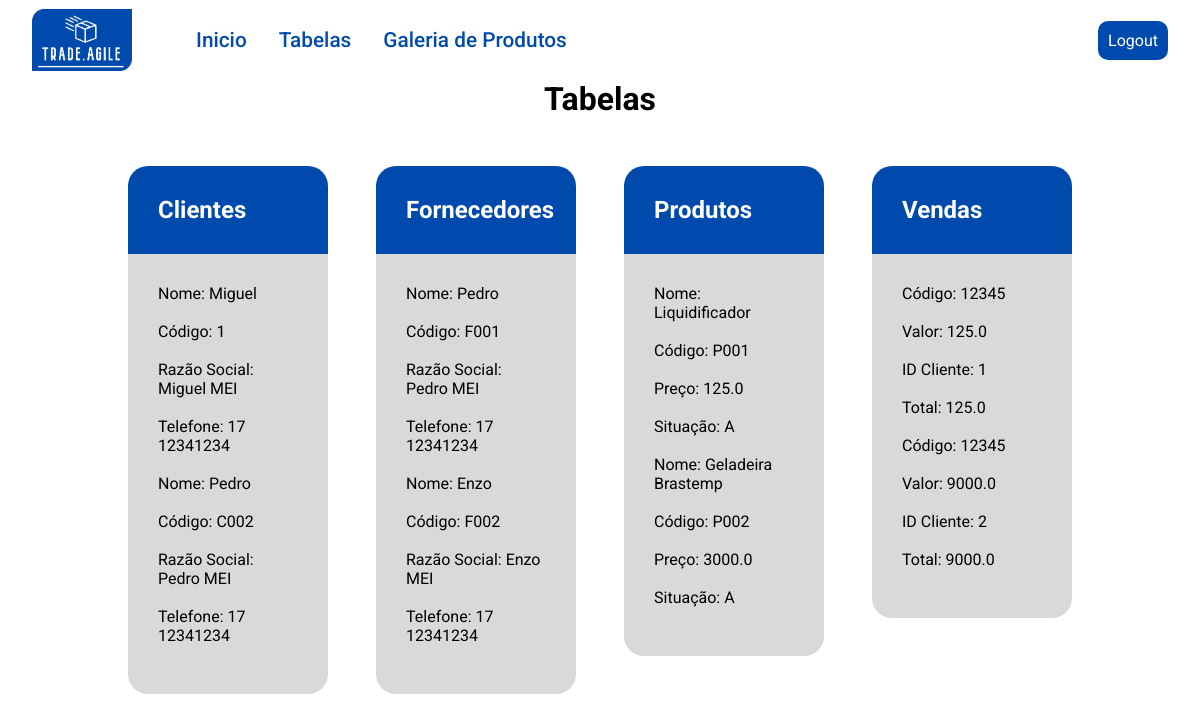
The page /demonstrativo_tabelas/ on the database its author committed.
### trade/models.py (models this page shows)
class Cliente(models.Model):
    idcli = models.AutoField(primary_key=True)  # Chave primária autoincrementada
    codcli = models.CharField(max_length=10)  # Código do cliente
    nomecli = models.CharField(max_length=100)  # Nome do cliente
    razasoccli = models.CharField(max_length=100)  # Razão social do cliente
    datacli = models.DateField()  # Data de cadastro do cliente
    cnpjcli = models.CharField(max_length=20)  # CNPJ do cliente
    fonecli = models.CharField(max_length=20)  # Telefone do cliente
    cidcli = models.CharField(max_length=50)  # Cidade do cliente
    estcli = models.CharField(max_length=100)  # Estado do cliente
    class Meta:
        db_table = 'cliente'  # Nome da tabela no banco de dados

class Fornecedor(models.Model):
    idforn = models.AutoField(primary_key=True)  # Chave primária autoincrementada
    codiforn = models.CharField(max_length=10)  # Código do fornecedor
    nomeforn = models.CharField(max_length=100)  # Nome do fornecedor
    razasocforn = models.CharField(max_length=100)  # Razão social do fornecedor
    foneforn = models.CharField(max_length=20)  # Telefone do fornecedor
    class Meta:
        db_table = 'fornecedor'  # Nome da tabela no banco de dados

class Produto(models.Model):
    idprod = models.AutoField(primary_key=True)  # Chave primária autoincrementada
    codiprod = models.CharField(max_length=20)  # Código do produto
    descprod = models.CharField(max_length=100)  # Descrição do produto
    valorprod = models.FloatField()  # Valor do produto
    situprod = models.CharField(max_length=1)  # Situação do produto (A, I, etc.)
    idforn = models.ForeignKey('Fornecedor', on_delete=models.CASCADE)  # Chave estrangeira para Fornecedor
    class Meta:
        db_table = 'produto'  # Nome da tabela no banco de dados

class Venda(models.Model):
    idvend = models.AutoField(primary_key=True)  # Chave primária autoincrementada
    codivend = models.CharField(max_length=10)  # Código da venda
    idcli = models.ForeignKey('Cliente', on_delete=models.CASCADE)  # Chave estrangeira para Cliente
    idforn = models.ForeignKey('Fornecedor', on_delete=models.CASCADE)  # Chave estrangeira para Fornecedor
    idvende = models.ForeignKey('Vendedor', on_delete=models.CASCADE)  # Chave estrangeira para Vendedor
    valorvend = models.FloatField()  # Valor da venda
    descvend = models.FloatField()  # Desconto na venda
    totalvend = models.FloatField()  # Total da venda
    datavend = models.DateField()  # Data da venda
    valorcomissao = models.DecimalField(max_digits=10, decimal_places=2)  # Valor da comissão do vendedor
    class Meta:
        db_table = 'venda'  # Nome da tabela no banco de dados

### trade/views.py (the view)
# urls.py: path('demonstrativo_tabelas/', views.demonstrativo_tabelas, name='demonstrativo_tabelas'),
def demonstrativo_tabelas(request):
    clientes = Cliente.objects.all()
    fornecedores = Fornecedor.objects.all()
    produtos = Produto.objects.all()
    vendas = Venda.objects.all()
    return render(request, 'trade/demonstrativo_tabelas.html', {
        'clientes': clientes,
        'fornecedores': fornecedores,
        'produtos': produtos,
        'vendas': vendas,
    })

### trade/templates/trade/demonstrativo_tabelas.html (shortened to what this page needs)
<!DOCTYPE html>
<html>
<head>
    {% load static %}
    <link rel="stylesheet" href="{% static 'trade/tabelas.css' %}">
</head>
<body>
    <header>
        <a href="#" class="logo"><img src="{% static 'trade/images/tradeLogo2.png' %}"></a>
        <ul class="navbar">
            <li><a href="{% url 'home' %}">Inicio</a></li>
            <li><a href="{% url 'demonstrativo_tabelas' %}">Tabelas</a></li>
            <li><a href="{% url 'galeria_produtos' %}">Galeria de Produtos</a></li>
        </ul>
        <div class="logout">
            <a href="{% url 'login' %}">Logout</a>
        </div>
    </header>
    <div class="container">
        <div class="title">
            <h1>Tabelas</h1>
        </div>
        <main>
            <div class="wiz">
                <h2>Clientes</h2>
                <ul>
                    {% for cliente in clientes %}
                        <li>Nome: {{ cliente.nomecli }}</li>
                        <br>
                        <li>Código: {{ cliente.codcli }}</li>
                        <br>
                        <li>Razão Social: {{ cliente.razasoccli }}</li>
                        <br>
                        <li>Telefone: {{ cliente.fonecli }}</li>
                        <br>
                    {% endfor %}
                </ul>
            </div>
            <div class="wiz">
                <h2>Fornecedores</h2>
                <ul>
                    {% for fornecedor in fornecedores %}
                        <li>Nome: {{ fornecedor.nomeforn }}</li>
                        <br>
                        <li>Código: {{ fornecedor.codiforn }}</li>
                        <br>
                        <li>Razão Social: {{ fornecedor.razasocforn }}</li>
                        <br>
                        <li>Telefone: {{ fornecedor.foneforn }}</li>
                        <br>
                    {% endfor %}
                </ul>
            </div>
            <div class="wiz">
                <h2>Produtos</h2>
                <ul>
                    {% for produto in produtos %}
                        <li>Nome: {{ produto.descprod }}</li>
                        <br>
                        <li>Código: {{ produto.codiprod }}</li>
                        <br>
                        <li>Preço: {{ produto.valorprod }}</li>
                        <br>
                        <li>Situação: {{ produto.situprod }}</li>
                        <br>
                    {% endfor %}
                </ul>
            </div>
            <div class="wiz">
                <h2>Vendas</h2>
                <ul>
                    {% for venda in vendas %}
                        <li>Código: {{ venda.codivend }}</li>
                        <br>
                        <li>Valor: {{ venda.valorvend }}</li>
                        <br>
                        <li>ID Cliente: {{ venda.idcli_id }}</li>
                        <br>
                        <li>Total: {{ venda.totalvend }}</li>
                        <br>
                    {% endfor %}
                </ul>
            </div>
        </main>
    </div>
</body>
</html>

### trade/static/trade/tabelas.css (style rules this page uses)
* { margin: 0; border: 0; padding: 0; box-sizing: border-box; font-family: "Roboto", sans-serif; list-style: none; text-decoration: none; }
:root { --azul: #004AAD; --amarelo: #FFD359; }
header { width: 100%; top: 0; right: 0; z-index: 1000; display: flex; align-items: center; transition: 0.5s; height: 5rem; }
.logo { display: flex; align-items: center; column-gap: 0.5rem; margin: 2rem; }
.logo img { width: 100px; }
.navbar { display: flex; column-gap: 2rem; justify-content: center; margin: 2rem; z-index: 1000; }
.navbar li { position: relative; }
.navbar a { font-size: 1.3rem; font-weight: 500; color: var(--azul); }
.navbar a::after { content: ''; width: 0; height: 2px; background: #000000; position: absolute; bottom: -4px; left: 0; transition: 0.3s all linear; }
.logout { display: flex; width: 100%; position: absolute; justify-content: flex-end; text-decoration: none; }
.logout a { padding: 10px; background-color: var(--azul); border-radius: 10px; margin-right: 2rem; color: #ffffff; transition: .3s; }
.title { width: 100%; display: flex; justify-content: center; }
main { margin-top: 3rem; width: 100%; display: flex; justify-content: center; gap: 3rem; }
.wiz { width: 200px; display: flex; flex-wrap: wrap; flex-direction: column; align-items: center; align-content: center; }
main h2 { width: 100%; padding: 30px; background-color: var(--azul); border-radius: 20px 20px 0 0 ; color: #ffffff; }
main ul { background-color: #d9d9d9; width: 100%; border-radius: 0 0 20px 20px; padding: 30px; }

### rows shown on the page
Cliente: nomecli "Miguel", codcli "1", razasoccli "Miguel MEI", fonecli "17 12341234"
Cliente: nomecli "Pedro", codcli "C002", razasoccli "Pedro MEI", fonecli "17 12341234"
Fornecedor: nomeforn "Pedro", codiforn "F001", razasocforn "Pedro MEI", foneforn "17 12341234"
Fornecedor: nomeforn "Enzo", codiforn "F002", razasocforn "Enzo MEI", foneforn "17 12341234"
Produto: descprod "Liquidificador", codiprod "P001", valorprod "125.0", situprod "A"
Produto: descprod "Geladeira Brastemp", codiprod "P002", valorprod "3000.0", situprod "A"
Venda: codivend "12345", valorvend "125.0", idcli_id "1", totalvend "125.0"
Venda: codivend "12345", valorvend "9000.0", idcli_id "2", totalvend "9000.0"
